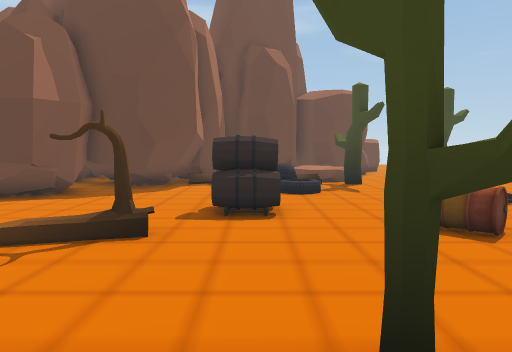
view 1 (above)

17 first-person views from a walk through a 3-D level made in the Unity game engine. The camera is 1.4 m above the floor, tilts 4° down and sees 70° across. Doors are open. The floor is counted in squares, 1 m on a side. Each view is taken from the middle of a square. On the plan, view 1 faces up. The plan holds only what a view shows up to about 16 squares ahead; the rest is blank. The place goes on beyond the plan. The player character is not drawn. Some animated figures are not drawn. Some surface patterns are stand-ins.

view 2
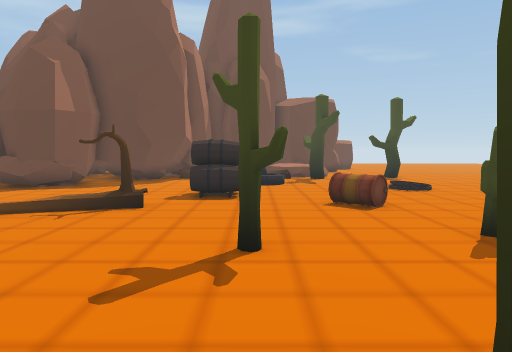

view 3
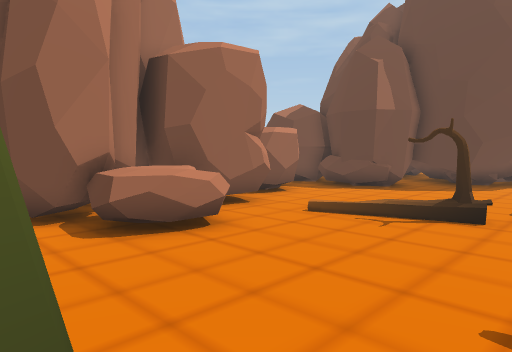

view 4
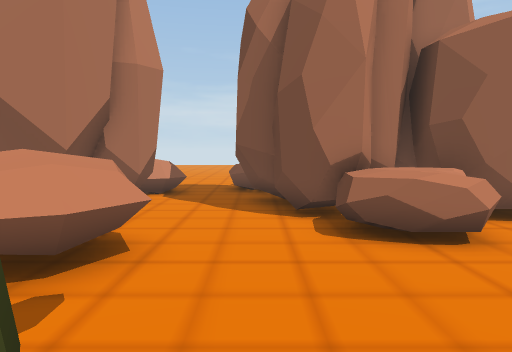

view 5
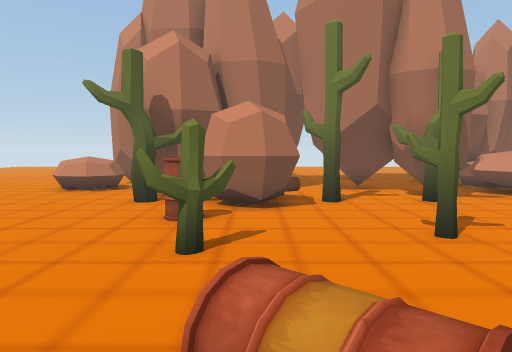

view 6
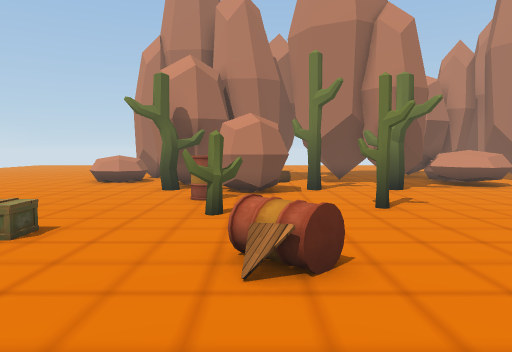

view 7
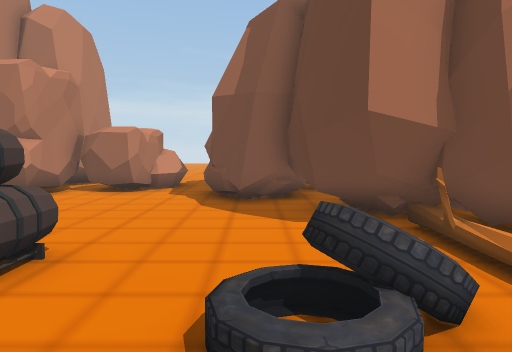

view 8
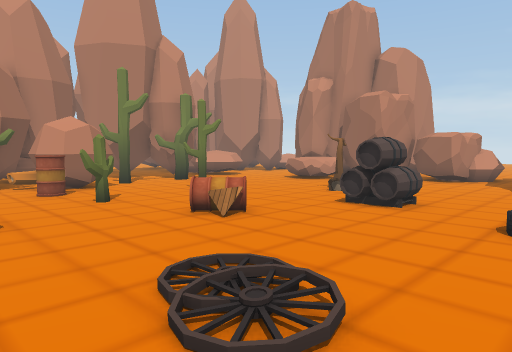

view 9
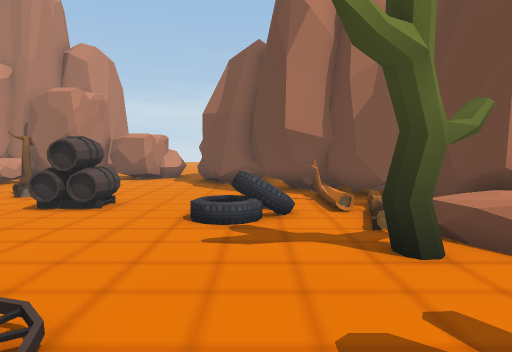

view 10
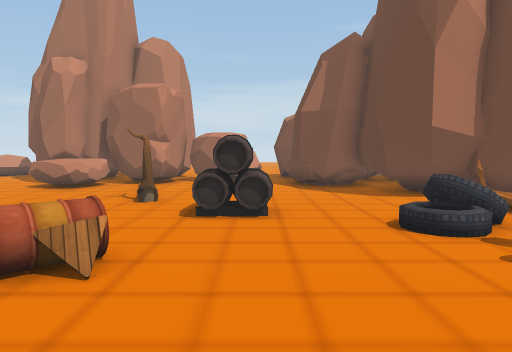

view 11
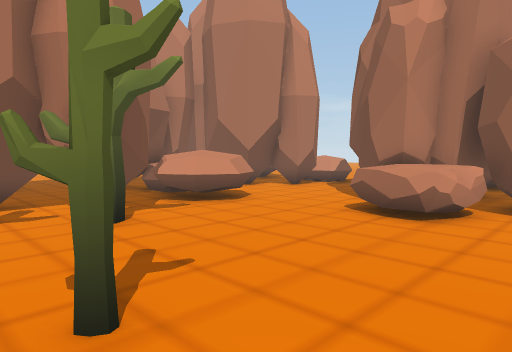

view 12
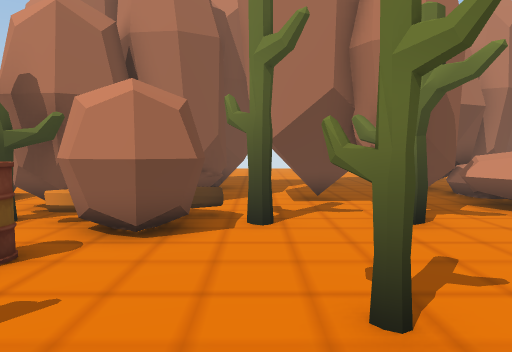

view 13
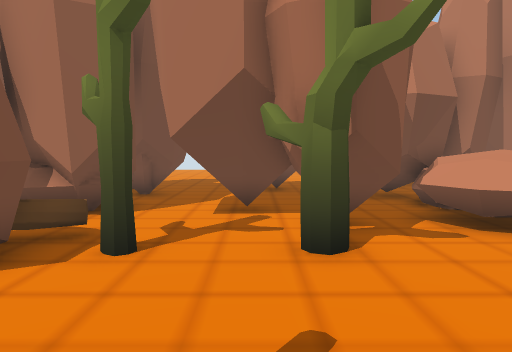

view 14
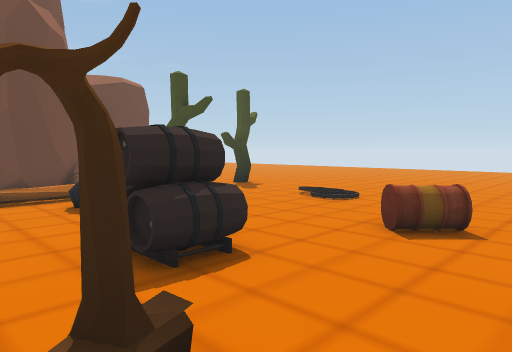

view 15
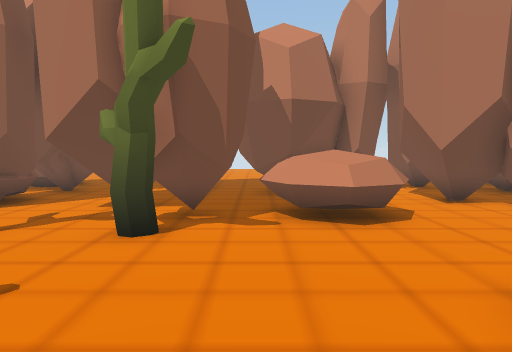

view 16
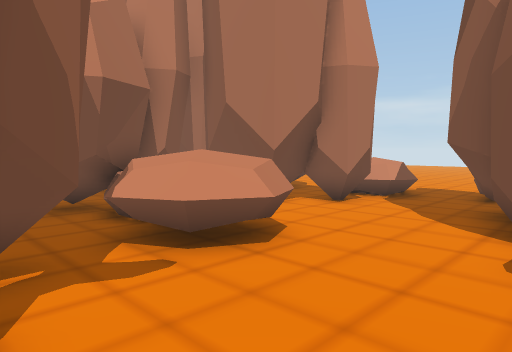

view 17
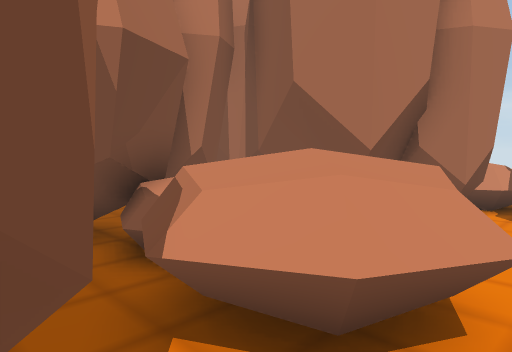

### Floor plan
Key: @ floor where view 1 was taken; # wall or solid block; . floor; / step, stairs or slope; D open door; = window, fence, low wall or low ledge; ^ raised ledge; T tire; B barrel; S sign; O other object.
Columns run from 17 left of view 1 to 9 right of it. Each row starts with its distance up from view 1.
 16          ##  ###   =#O. OO
 15            #####OO...O....
 14            ####............
 13           ^###...TT........
 12         #  #......OO.......
 11        ##^##...............
 10        #==.D...............
  9       =##..D....OO........
  8        ###.D....OO........
  7         ##..........BS.....
  6         ##....OO.....B.....
  5       #####.//...........O
  4       ## ##...............
  3       #####=..........O....
  2        ###^^^.....O..O.....
  1          #^^=.........B....
  0         ###......@...#BB...
 -1      ####...........###....
 -2  ..=^...........O..O###OO..
 -3 .....=.....#^^.##O..# ###..
 -4 ....=^###..^^^^######  ###.
 -5 ..   ^####.  ^####  #    #=
 -6         ### ^=#           =
 -7          ## ###           #
 -8          #####       #
 -9         ##    ##   ###
-10         ##    .    .
-11         ##    .    ..
-12                    ...
-13                    ...

Where each view was taken, in squares from view 1:
view 1: 0 up, 0 right, facing up
view 2: 3 down, 1 right, facing up
view 3: 2 down, 0 right, facing up-left
view 4: 1 down, 0 right, facing left
view 5: 8 up, 4 right, facing down
view 6: 11 up, 4 right, facing down
view 7: 12 up, 4 right, facing left
view 8: 13 up, 9 right, facing down-left
view 9: 13 up, 9 right, facing left
view 10: 9 up, 8 right, facing left
view 11: 5 up, 2 right, facing down-left
view 12: 5 up, 2 right, facing down
view 13: 3 up, 0 right, facing down
view 14: 4 up, 3 left, facing up-right
view 15: 4 up, 3 left, facing down
view 16: 1 up, 1 left, facing down-left
view 17: 2 down, 2 left, facing down-left
